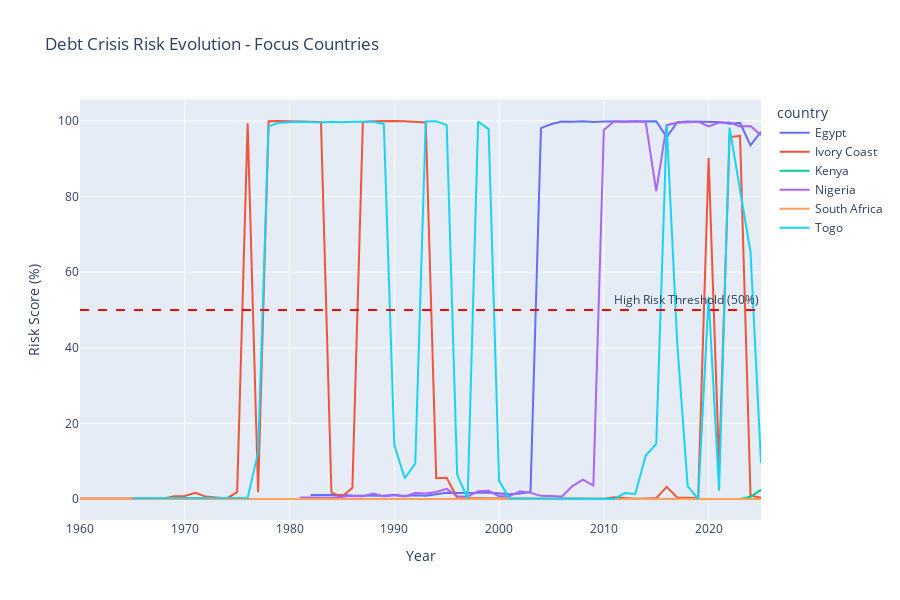

Here is the notebook cell this chart was saved with:
### Markdown cell above
## 8. Temporal Risk Evolution

### Code cell
# Load focus countries
with open('../data/focus_countries.txt', 'r') as f:
    focus_countries = f.read().strip().split(',')

# Filter to focus countries
focus_data = all_data[all_data['country'].isin(focus_countries)]

# Plot risk score evolution
fig = px.line(focus_data, x='year', y='risk_score', color='country',
              title='Debt Crisis Risk Evolution - Focus Countries',
              labels={'risk_score': 'Risk Score (%)', 'year': 'Year'},
              height=600)

fig.add_hline(y=50, line_dash="dash", line_color="red", 
              annotation_text="High Risk Threshold (50%)")
fig.update_layout(hovermode='x unified')
fig.show()

# Save for pitch deck
# fig.write_image('../slides/figs/risk_evolution.png', width=1400, height=800)
# print("✅ Risk evolution chart saved to slides/figs/risk_evolution.png")
